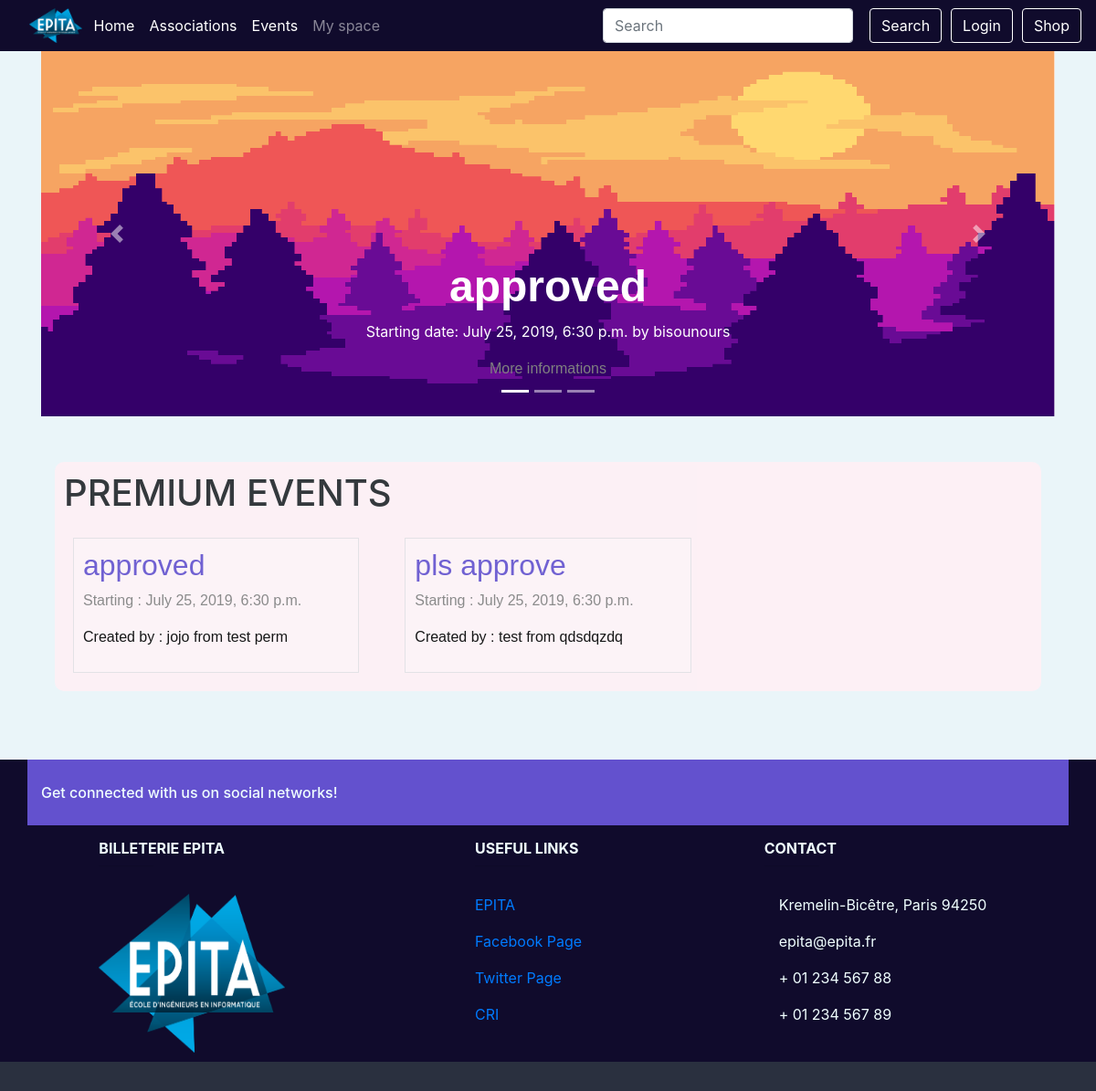
The app's page /, older data.
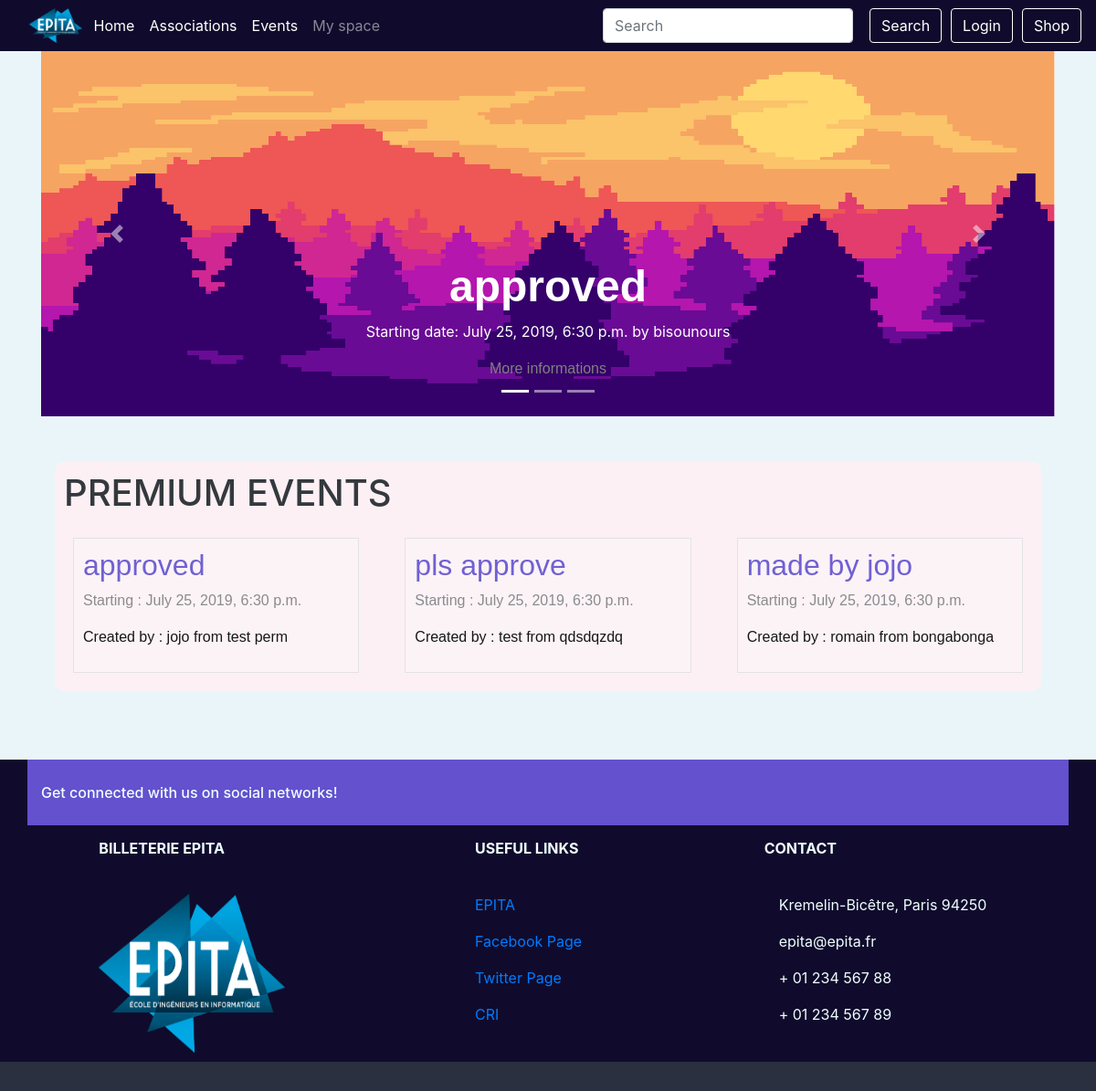
The same page, newer data.
### event/models.py (models this page shows, shortened)
class Event(models.Model):
    PENDING = 'P'
    APPROVED = 'A'
    VALIDATED = 'V'
    REFUSED = 'R'
    CANCELABLE = 'c'
    CANCELED = 'C'
    EVENT_STATE_CHOICES = (
        (PENDING, _("Pending")),
        (APPROVED, _("Approved")),
        (REFUSED, _("Refused")),
        (CANCELED, _("Canceled")),
        (CANCELABLE, _("Canceled by the president")),
        (VALIDATED, _("Validated by the president")),
    )
    title = models.CharField(_("Title of the event"), max_length=64)
    event_state = models.CharField(_("State of the event"), max_length=1,
                                   choices=EVENT_STATE_CHOICES,
                                   default=PENDING)
    manager_id = models.ForeignKey(Manager, on_delete=models.SET_NULL,
                                   null=True, blank=True)
    start = models.DateTimeField(_("Start date and time"))
    end = models.DateTimeField(_("End date and time"))
    ticket_deadline = models.DateTimeField(_("Deadline to buy tickets"),
                                           null=True, blank=True)
    assos_id = models.ForeignKey(Association, on_delete=models.CASCADE,
                                 related_name='events')
    address_id = AddressField(on_delete=models.PROTECT)
    premium_flag = models.BooleanField(_("Premium"), default=False)
    image = models.ImageField(_("Event's cover image"),
                              default='event_pics/default.jpg',
                              upload_to='event_pics/uploads/')
    see_remaining = models.BooleanField(_("See remaining tickets"),
                                        default=False)
    class Meta:
        verbose_name = (_("Event"))
        verbose_name_plural = (_("Events"))
        permissions = (
            ('access_dashboard', 'User can access this event\'s dashboard'),
            ('approve_event', 'User can approve of the event'),
            ('choose_premium', 'User can make an event premium or not'),
            ('cancel_event', 'User can cancel the event'),
        )

class Association(models.Model):
    name = models.CharField(_("Name"), max_length=64, unique=True,
                            validators=[UnicodeValidator()])
    url = models.URLField(_("Association's website"), null=True, blank=True)
    class Meta:
        verbose_name = _("Association")
        verbose_name_plural = _("Associations")
        permissions = (
            ('create_event', 'User can create an event'),
            ('manage_member', 'User can add and remove a member'),
            ('choose_staff', 'User can choose staff'),
            ('manage_manager', 'User can add and remove managers'),
            ('modify_event', 'User can modify an event'),
            ('remove_event', 'User can delete an event'),
            ('make_event_cancelable', 'User can cancel an event'),
            ('validate_event',
             'User can validate event and make it available for approval')
        )
    def __str__(self):
        return '%s' % (self.name)

class Manager(models.Model):
    user = models.ForeignKey(User, on_delete=models.CASCADE,
                             related_name="managerships")
    assos_id = models.ForeignKey(Association, on_delete=models.CASCADE,
                                 related_name='managers')
    member = CompositeOneToOneField(Member, on_delete=models.CASCADE,
                                    to_fields={"assos_id", "user"})
    class Meta:
        verbose_name = _("Member of the Bureau")
        verbose_name_plural = _("Members of the Bureau")
    def __str__(self):
        return '%s from %s' % (self.user.username, self.assos_id.name)

### event/views.py (the view)
# urls.py: path('', views.IndexView.as_view(), name='index'),
class IndexView(generic.ListView):
    template_name = 'index.html'
    context_object_name = 'events'
    def get_queryset(self):
        return Event.objects.filter(start__gt=timezone.now(), premium_flag=True, event_state=Event.APPROVED).order_by('start')

### shop/cart.py (called while the page is built)
def _cart_id(request):
    if 'cart_id' not in request.session:
        request.session['cart_id'] = _generate_cart_id()
    return request.session['cart_id']

def _generate_cart_id():
    import string, random
    return ''.join([random.choice(string.ascii_letters + string.digits) for _ in range(50)])

def get_all_cart_items(request):
    return CartItem.objects.filter(cart_id = _cart_id(request))

def item_count(request):
    return get_all_cart_items(request).count()

### shop/context_processor.py (called while the page is built)
def cart_item_count(request):
    item_count = cart.item_count(request)
    return {'cart_item_count' : item_count }

### templates/index.html (shortened to what this page needs)
{% extends "base.html" %}
{% load guardian_tags %}
{% load static %}
{%block content %}
    <div class="main_body">
        <div style="
            margin-bottom:50px;
        " id="carouselExampleIndicators" class="carousel slide" data-ride="carousel">
            <ol class="carousel-indicators">
                <li data-target="#carouselExampleIndicators" data-slide-to="0" class="active"></li>
                <li data-target="#carouselExampleIndicators" data-slide-to="1"></li>
                <li data-target="#carouselExampleIndicators" data-slide-to="2"></li>
            </ol>
            <div class="carousel-inner">
                <div class="carousel-item active">
                    <img style="height:400px; width:max-content;" class="d-block w-100" src="{% static "img/index_event_carousel.png" %}" alt="First slide">
                    <div class="carousel-caption d-none d-md-block">
                        {% if events.0 %}
                        <h1 class="carousel-title">{{ events.0.title }}</h1>
                        <p>Starting date: {{ events.0.start }} by {{ events.0.assos_id }}</p>
                        <a class="event-link" href="{% url 'event:event_detail' events.0.id %}">
                            More informations
                        </a>
                        {% endif %}
                    </div>
                </div>
            </div>
            <a class="carousel-control-prev" href="#carouselExampleIndicators" role="button" data-slide="prev">
                <span class="carousel-control-prev-icon" aria-hidden="true"></span>
            </a>
            <a class="carousel-control-next" href="#carouselExampleIndicators" role="button" data-slide="next">
                <span class="carousel-control-next-icon" aria-hidden="true"></span>
            </a>
        </div>
        <div class="container-fluid actu-wraper">
            <div class="container actu">
                <h1 style="margin-bottom:15px;">PREMIUM EVENTS</h1>
                {% if events %}
                <div class="row">
                    {% for event in events %}
                    <article class="col-xs-12 col-sm-12 col-md-4 col-lg-4">
                            <a class="event-link" href="{% url 'event:event_detail' event.id %}">
                                <div class="event-block">
                                <h1 style="font-size:2rem; color:#6351ce;">{{ event.title }}</h1>
                                <p>Starting : {{ event.start }}</p>
                                {% if event.manager_id %}
                                <p style="color:black;">Created by : {{event.manager_id}}</p>
                                {% else %}
                                <p style="color:black;">No manager</p>
                                {% endif %}
                            </div>
                        </a>
                    </article>
                    {% endfor %}
                </div>
                {% else %}
                    <p style="font-size:2rem; padding-left:50px;">No events yet</p>
                {% endif %}
            </div>
        </div>
    </div>
{% endblock content %}

### templates/base.html (shortened to what this page needs)
<!DOCTYPE html>
<html lang="en">
  <head>
    {% load static %}
    <link rel="stylesheet" href="{% static "css/bootstrap.css" %}">
    <link rel="stylesheet" href="{% static "css/style.css" %}">
</head>
<body>
    <div>{% block navbar %}{% include "includes/mainmenu.html" %}{% endblock navbar %}</div>
    <main class="container">
        <div id="content">
            {% block content %}{% endblock %}
        </div>
    </main>
    <div>
    {% block footer %}
    <footer class="page-footer font-small unique-color-dark">
          <div class="container page-footer-top">
            <div class="row py-4 d-flex align-items-center">
              <div class="col-md-6 col-lg-5 text-center text-md-left mb-4 mb-md-0">
                <h6 class="mb-0">Get connected with us on social networks!</h6>
              </div>
              <div class="col-md-6 col-lg-7 text-center text-md-right">
                <a class="fb-ic">
                </a>
                <a class="tw-ic">
                </a>
                <a class="gplus-ic">
                </a>
                <a class="li-ic">
                </a>
              </div>
            </div>
          </div>
        <div class="container text-center text-md-left mt-5 footer-size">
          <div class="row mt-3">
            <div class="col-md-3 col-lg-4 col-xl-3 mx-auto mb-4">
              <h6 class="text-uppercase font-weight-bold">Billeterie EPITA</h6>
              <hr class="deep-purple accent-2 mb-4 mt-0 d-inline-block mx-auto" style="width: 60px;">
              <img src="{% static "img/logo-epita.png" %}" style="height:80%; width:80%;">
            </div>
            <div class="col-md-3 col-lg-2 col-xl-2 mx-auto mb-4">
              <h6 class="text-uppercase font-weight-bold">Useful links</h6>
              <hr class="deep-purple accent-2 mb-4 mt-0 d-inline-block mx-auto" style="width: 60px;">
              <p>
                <a target="_blank" href="https://www.epita.fr/">EPITA</a>
              </p>
              <p>
                <a target="_blank" href="https://www.facebook.com/epita/">Facebook Page</a>
              </p>
              <p>
                <a target="_blank" href="https://twitter.com/epita">Twitter Page</a>
              </p>
              <p>
                <a target="_blank" href="https://cri.epita.fr">CRI</a>
              </p>
            </div>
            <div class="col-md-4 col-lg-3 col-xl-3 mx-auto mb-md-0 mb-4">
              <h6 class="text-uppercase font-weight-bold">Contact</h6>
              <hr class="deep-purple accent-2 mb-4 mt-0 d-inline-block mx-auto" style="width: 60px;">
              <p>
                Kremelin-Bicêtre, Paris 94250</p>
              <p>
                 epita@epita.fr</p>
              <p>
                 + 01 234 567 88</p>
              <p>
                 + 01 234 567 89</p>
            </div>
          </div>
        </div>
        <div class="footer-copyright text-center py-3">
        </div>
    </footer>
    {% endblock footer %}
    </div>
</body>
</html>

### templates/includes/mainmenu.html (shortened to what this page needs)
{% load static %}
<nav class="navbar navbar-dark navbar-expand-lg navbar-style">
  <div class="collapse navbar-collapse" id="navbarSupportedContent">
      <img src="{% static "img/logo-epita.png" %}" style="height:5%; width:5%; margin-right:5px;">
    <ul class="navbar-nav mr-auto">
      <li class="nav-item active">
          <a class="nav-link" href="{% url 'event:index' %}">Home <span class="sr-only">(current)</span></a>
      </li>
      <li class="nav-item active">
          <a class="nav-link" href="{% url 'event:assos' %}">Associations</a>
      </li>
      <li class="nav-item active">
          <a class="nav-link" href="{% url 'event:events' %}">Events</a>
      </li>
      {% if user.is_authenticated %}
      <li class="nav-item dropdown active">
        <a class="nav-link dropdown-toggle" href="#" id="navbarDropdown" role="button" data-toggle="dropdown" aria-haspopup="true" aria-expanded="false">
        {{user.username}}
        </a>
        <div class="dropdown-menu" aria-labelledby="navbarDropdown">
          <a class="dropdown-item" href="{% url 'event:profile' %}">My profile</a>
          <a class="dropdown-item" href="{% url 'event:my_assos' %}">My associations</a>
          <a class="dropdown-item" href="{% url 'show_cart' %}">My cart</a>
          <div class="dropdown-divider"></div>
          <a class="dropdown-item" href="#">My upcoming events</a>
        </div>
      </li>
    {% else %}
      <li class="nav-item">
          <a class="nav-link" href="{% url 'login' %}">My space</a>
      </li>
    {% endif %}
    </ul>
    <form class="form-inline my-2 my-lg-0">
      <input class="form-control mr-sm-2" type="search" placeholder="Search" aria-label="Search">
      <button class="btn btn-outline-success my-2 my-sm-0 btn-nav" type="submit">Search</button>
    </form>
    {% if user.is_authenticated %}
        <a href="{% url 'logout' %}"><button class="btn btn-outline-success my-2 my-sm-0 btn-nav">Logout</button></a>
    {% else %}
        <a href="{% url 'login' %}"><button class="btn btn-outline-success my-2 my-sm-0 btn-nav">Login</button></a>
    {% endif %}
        <a href="{% url 'event:shop' %}"><button class="btn btn-outline-success my-2 my-sm-0 btn-nav">Shop</button></a>
  </div>
</nav>

### static/css/style.css (style rules this page uses)
body { background-color:#eaf5f9; background-position: center; background-size: cover; }
.actu { background-color: lavenderblush; padding: 10px; margin-bottom: 75px; border-radius: 10px; opacity: 0.9; }
.page-footer-top { background-color: #6351ce; }
.page-footer { color: azure; background-color: #100b2c; border: 5px; }
.footer-copyright { background-color:#2a303f; }
.footer-size { margin-top:0px !important; }
.event-block { border: solid 1px #e3e0e5; padding: 10px; margin: 10px; background-color:#fff3f7; }
.event-link { font-family: 'Lucida Sans Unicode', 'Lucida Grande', sans-serif; color: grey; }
.navbar-style { background-color:#100b2c; }
.btn-nav { margin-left:10px; color:white; border-color: white; }
.carousel-title { font-size: 3rem; font-weight: bold; font-family: 'Lucida Sans Unicode', 'Lucida Grande', sans-serif; }

Row changes from the older to the newer data that the page shows:
added Event: title "made by jojo", start "July 25, 2019, 6:30 p.m.", manager_id "romain from bongabonga"
